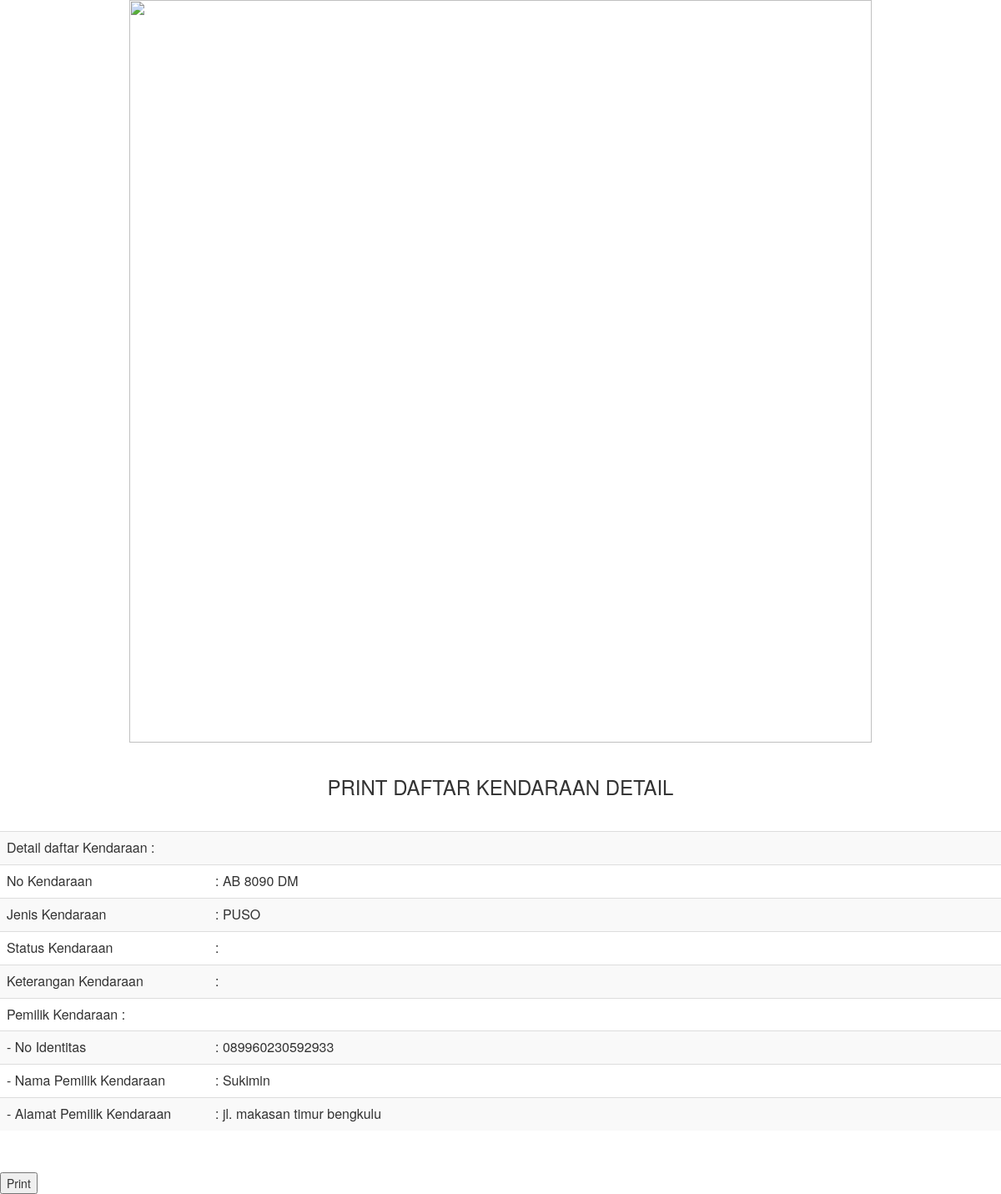
The app's page /laporan/kendaraan/kendaraan.php?kendaraan=AB 8090 DM with its own data.
### tables this page shows
CREATE TABLE IF NOT EXISTS `kendaraan` (
  `no_kendaraan` varchar(50) NOT NULL,
  `jenis_kendaraan` varchar(50) NOT NULL,
  `pemilik_kendaraan` int(11) NOT NULL
);

CREATE TABLE IF NOT EXISTS `pemilikkendaraan` (
  `id` int(11) NOT NULL,
  `no_identitas` varchar(50) DEFAULT NULL,
  `nama_pemilik` varchar(50) DEFAULT NULL,
  `alamat_pemilik` varchar(50) DEFAULT NULL
);

### control/kendaraan.php (called while the page is built, shortened)
<?php
function ambilKendaraan($id) {
    $data = mysql_query("select * from kendaraan where no_kendaraan = '" . $id . "'") or exit(mysql_error());
    $return = mysql_fetch_assoc($data);
    return $return;
}

### control/pemilikkendaraan.php (called while the page is built, shortened)
<?php
function ambilPemilikKendaraan($id) {
    $data = mysql_query("select * from pemilikkendaraan where id = " . $id . "") or exit(mysql_error());
    $return = mysql_fetch_assoc($data);
    return $return;
}

### laporan/kendaraan/kendaraan.php (the view, shortened to what this page needs)
<?php
include '../../control/kendaraan.php';
include '../../control/pemilikkendaraan.php';
include '../layout/kop.php';
?>
<link href="../../include/css/bootstrap.css" rel="stylesheet" type="text/css">
<div class="col-md-12" style="text-align:center">
    <h3>PRINT DAFTAR KENDARAAN DETAIL</h3>
</div>
<?php
if (isset($_GET['kendaraan'])) {
    $value = ambilKendaraan($_GET['kendaraan']);
}
?>
<p>&nbsp;</p>
<table class="table table-striped">
    <tbody>
        <tr>
            <td colspan="2">Detail daftar Kendaraan : </td>
        </tr>
        <tr>
            <td width="250">No Kendaraan</td>
            <td>: <?php echo $value['no_kendaraan'] ?></td>
        </tr>
        <tr>
            <td>Jenis Kendaraan</td>
            <td>: <?php echo $value['jenis_kendaraan'] ?></td>
        </tr>
        <tr>
            <td>Status Kendaraan</td>
            <td>: <?php echo $value['status_kendaraan'] ?></td>
        </tr>
        <tr>
            <td>Keterangan Kendaraan</td>
            <td>: <?php echo $value['keterangan_kendaraan'] ?></td>
        </tr>
        <tr>
            <td colspan="2">Pemilik Kendaraan    : </td>
        </tr>
        <tr>
            <td>- No Identitas</td>
            <td>: <?php echo ambilPemilikKendaraan($value['pemilik_kendaraan'])['no_identitas'] ?></td>
        </tr>
        <tr>
            <td>- Nama Pemilik Kendaraan</td>
            <td>: <?php echo ambilPemilikKendaraan($value['pemilik_kendaraan'])['nama_pemilik'] ?></td>
        </tr>
        <tr>
            <td>- Alamat Pemilik Kendaraan</td>
            <td>: <?php echo ambilPemilikKendaraan($value['pemilik_kendaraan'])['alamat_pemilik'] ?></td>
        </tr>
    </tbody>
</table>
<p>&nbsp;</p>
<button type="button" onClick="window.print()">Print</button>

### records on screen
kendaraan: no_kendaraan "AB 8090 DM", jenis_kendaraan "PUSO", pemilik_kendaraan.no_identitas "089960230592933", pemilik_kendaraan.nama_pemilik "Sukimin", pemilik_kendaraan.alamat_pemilik "jl. makasan timur bengkulu"
